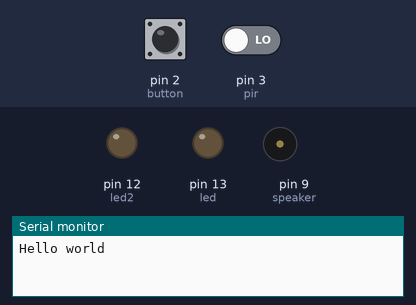
A sketch run on a simulated Arduino Uno, built with avr-gcc and run on an emulated ATmega328P. Parts: output pins drawn as LEDs (lit = HIGH), buzzer (waves = sounding), the last lines printed to the serial monitor. Inputs (shaded band) come from the test bench; at power-on: pin 2 (button) HIGH, pin 3 (pir) LOW. Pins used as bus, display or sensor lines are not drawn.

Above: at 1.2 s.
1.3 s: pin 2 (button) pulled LOW for 1 s
At 2.8 s:
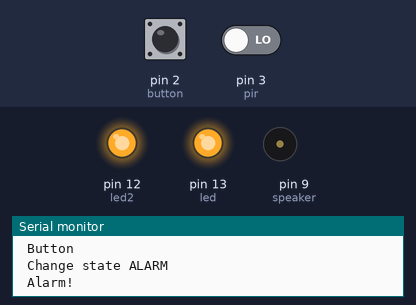
4.3 s: pin 2 (button) pulled LOW for 0.15 s
At 5.5 s:
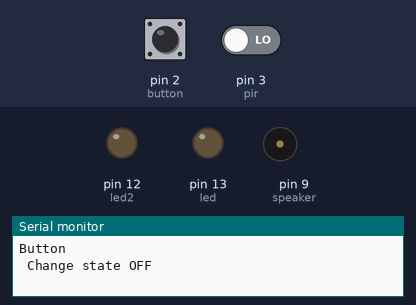
6.1 s: pin 2 (button) pulled LOW for 3.2 s
At 7.18 s:
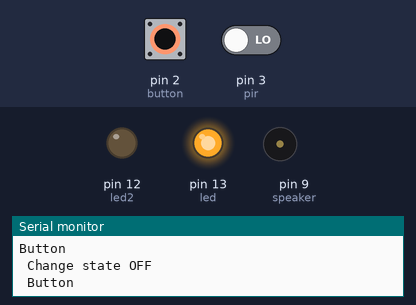
Timing chart, 0 to 16.8 s (numbered marks = the images above; inputs shaded):
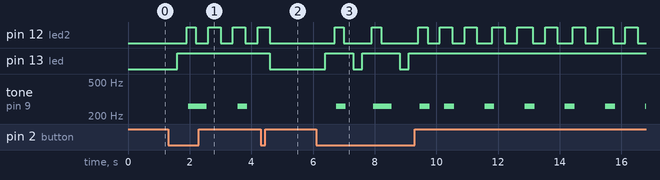

Measured:
- after the input at 1.3 s, pin 12 (led2): LOW → HIGH after 0.60 s, then repeats every 0.80 s: LOW 0.40 s, HIGH 0.40 s; pin 13 (led): LOW → HIGH after 0.30 s; tone on pin 9 (speaker): silent → 260 Hz after 0.65 s, → silent 0.60 s later, → 260 Hz 1.0 s later, → silent 0.32 s later
- after the input at 4.3 s, pin 12 (led2): goes on until 4.6 s, then stays LOW; pin 13 (led): HIGH → LOW after 0.30 s; tone on pin 9 (speaker): stays silent (without the input it goes to 260 Hz after 0.56 s)
- after the input at 6.1 s, pin 12 (led2): LOW → HIGH after 0.60 s, → LOW 0.30 s later, → HIGH 0.90 s later, → LOW 0.30 s later, … (22 changes in this stretch); pin 13 (led): goes HIGH 0.90 s, LOW 0.30 s, HIGH 1.2 s, LOW 0.30 s, then HIGH, starting after 0.30 s

The sketch:

theb.ino
```cpp
/*
arduino-theb
General purpose arduino bot with defense capabilities (in development)
@author thebrentc@gmail.com
*/

// Pin 13 has an LED connected on most Arduino boards.
int led = 13;
int button = 2;
int pir = 3;
int led2 = 12;
int speaker = 9;

// set states and timings
// consts
int OFF = 0;
int ON = 1;
int ALARM = 2;
// global state
int state = OFF;
int statechange = -1;
// component states
int led_state = LOW;
//int led_change = 500;
//long led_timer = 0;
int led2_state = LOW;
int led2_change = 400;
long led2_timer = 0;
int speaker_state = OFF;
int speaker_change = 500;
long speaker_timer = 0;
long alarm_change = 30000;
long alarm_timer = 0;

// sound variables and samples
// ref http://ardx.org/src/circ/CIRC06-code.txt
char names[] = { 'c', 'd', 'e', 'f', 'g', 'a', 'b', 'C' };
int tones[] = { 1915, 1700, 1519, 1432, 1275, 1136, 1014, 956 };
int sound = tones[0];
int sound_duration = 300;

void playTone(int tone, int duration) {
  for (long i = 0; i < duration * 1000L; i += tone * 2) {
    digitalWrite(speaker, HIGH);
    delayMicroseconds(tone);
    digitalWrite(speaker, LOW);
    delayMicroseconds(tone);
  }
}

// the setup routine runs once when you press reset:
void setup() {
  Serial.begin(9600);
  Serial.println("Hello world");

  // initialize the components
  //pinMode(button, INPUT); // not needed?
  pinMode(pir, INPUT);
  pinMode(led, OUTPUT);
  pinMode(led2, OUTPUT);
  pinMode(speaker, OUTPUT);

  // initialise timings
  set_timings();
}

void set_timings() {
  //led_timer = 0;
  led2_timer = millis();
  speaker_timer = millis();
}

// the loop routine runs over and over again forever:
void loop() {

  int buttonState = digitalRead(button);
  if (buttonState == LOW) { // LOW || HIGH <- the way the button is connected
      Serial.write("Button\n ");
      state++;
      if (state > ALARM) { state = OFF; }
      statechange = state;
      Serial.write("Change state ");
      Serial.write(state==OFF?"OFF":state==ON?"ON":state==ALARM?"ALARM":"Unknown");
      Serial.write("\n ");
      // reset timings
      set_timings();
      delay(300); // delay for clean button press
  }

  if (state >= ON) {
    int motion = digitalRead(pir);
    if (state == ON && motion == HIGH && buttonState == HIGH /* not pressed*/) {
        Serial.println("Motion ");
         state = ALARM;
         statechange = ALARM;
    } else if (state == ALARM && motion == LOW && buttonState == HIGH /* not pressed*/ && millis() - alarm_timer >= alarm_change) {
         Serial.println("Motion ended + alarm expired");
         state = ON;
         statechange = ON;
    }
  }

  // handle state change directly
  if (statechange > -1) {
    if (statechange == OFF) {
      digitalWrite(led, LOW);
      led2_state = LOW;
      digitalWrite(led2, led2_state);
      speaker_state == OFF;
      digitalWrite(speaker, LOW);
    } else if (statechange == ON) {
      digitalWrite(led, HIGH);
      alarm_timer = millis(); // delay arming alarm to avoid false positives
      led2_state = LOW;
      digitalWrite(led2, led2_state);
      speaker_state == OFF;
    } else if (statechange == ALARM) {
      Serial.println("Alarm!");
      alarm_timer = millis();
      led2_state = HIGH;
      digitalWrite(led2, led2_state);
      speaker_state == ON;
      playTone(sound, sound_duration);
    }
    statechange = -1;
  }

  // continue with timings
  if (state >= ON) {

   digitalWrite(led, HIGH);

   if (state == ALARM) {

     if (millis() - led2_timer >= led2_change) {
        //Serial.print(millis()); Serial.print(" ? "); Serial.print(led2_timer); Serial.print("\n ");
        led2_state = (led2_state == LOW)? HIGH : LOW;
        //Serial.print("led2 ");
        //Serial.print(led2_state==LOW?"LOW":led2_state==HIGH?"HIGH":"Unknown");
        //Serial.print("\n ");
        digitalWrite(led2, led2_state);
        led2_timer = millis();
      }

      if (millis() - speaker_timer >= speaker_change) {
        speaker_state = (speaker_state == OFF)? ON : OFF;
        //Serial.write("speaker  ");
        //Serial.write(speaker_state==OFF?"OFF":speaker_state==ON?"ON":"Unknown");
        //Serial.write("\n ");
        if (speaker_state == ON) {
          playTone(sound, sound_duration); // TODO fix blocking
        }
        speaker_timer = millis();
      }
   }

  }
}
```
